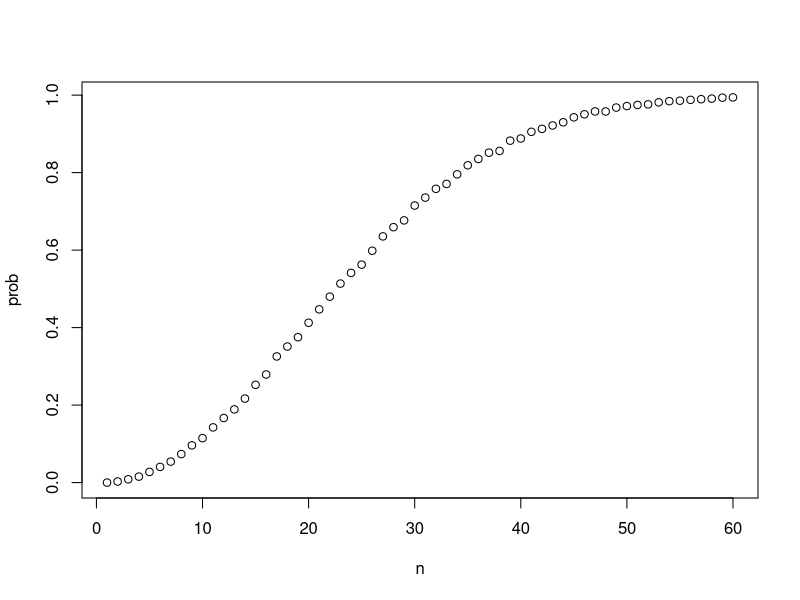
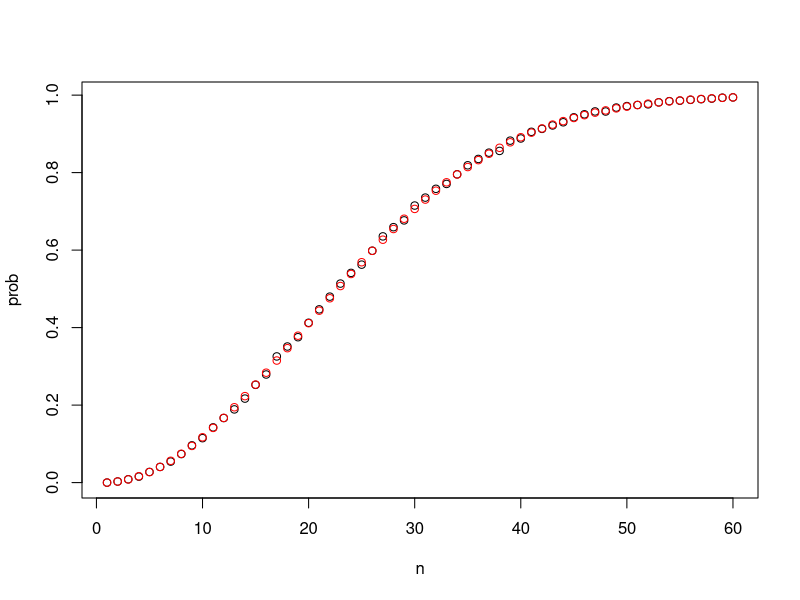
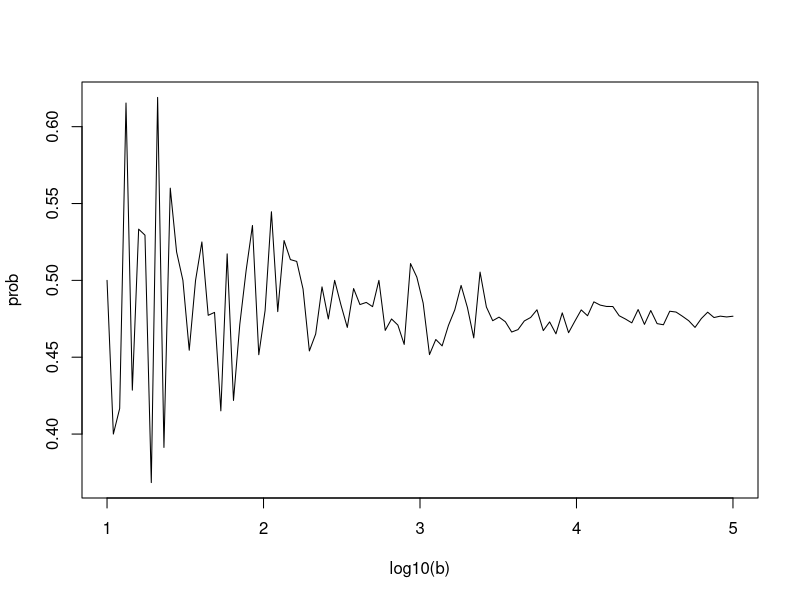
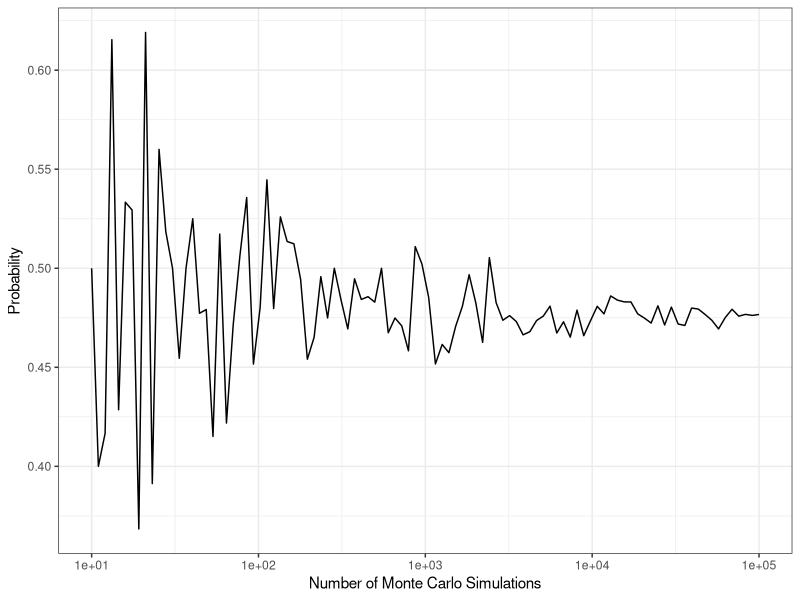

These figures' R source, in order:
library(tidyverse)
library(gtools)

# Monte Carlo Simulations ====

# Urn that contains two red bead and three blue ones
beads <- rep(c("red", "blue"), c(2, 3))
beads
# Probability to pick one red bead is 2/5 or 40%

# Experiment: to pick a bead, one random outcome
sample(beads, size = 1) 

# Repeat the experiment a large enough number of times, equivalent to doing it over and over
# Stochastic process

# replicate() function permits to repeat the same task any number of times we want

events <- replicate(10000, sample(beads, size = 1))
prop.table(table(events)) # good approximation

events2 <- sample(x = beads, 
                  size = 10^7, 
                  replace = T)

prop.table(table(events2))
?set.seed

# Using the mean() function to calculate proportions
mean(beads == "blue") # mean() operates over logical elements

# Combinations and permutations ====

expand.grid() # Give us all combinations of two lists, similarly to tree diagram

suits <- c("Diamonds", "Clubs", "Hearts", "Spade")
values <- c("Ace", "Deuce", "Three", "Four", "Five", "Six", "Seven", "Eigth", "Nine", "Ten", "Jack", "Queen", "King")
deck <- expand.grid(value = values, suit = suits)
deck <- paste(deck$value, deck$suit)

# Probability of a king
kings <- paste("King", suits)
mean(deck %in% kings)

library(gtools)

# Permutations: order matters, a-b != b-a
permutations(5, 2)

all_phone_numbers <- permutations(10, 7, 0:9)
n <- nrow(all_phone_numbers)
index <- sample(n, 5)
all_phone_numbers[index, ]

# Possible hands in a deck game
hands <- permutations(n = 52, r = 2, v = deck)
first_card <- hands[ , 1] 
second_card <- hands[ , 2]
sum(first_card %in% kings)
sum(first_card %in% kings & second_card %in% kings) / sum(first_card %in% kings)

# Combinations: order not matters, a-b == b-a
combinations(3, 2)

# Black Jack
aces <- paste("Ace", suits)
facecard <- c("Jack", "Queen", "King", "Ten")
facecard <- expand.grid(value = facecard, suit = suits)
facecard <- paste(facecard$value, facecard$suit)
hands <- combinations(n = 52, r = 2, v = deck)
mean(hands[ , 1] %in% aces & hands[ , 2] %in% facecard)
mean(hands[ , 1] %in% aces & hands[ , 2] %in% facecard | 
     hands[ , 1] %in% facecard & hands[ , 2] %in% aces)

# Monte Carlo Simulation 

results <- replicate(1000, {
  hand <- sample(deck, 2)
  (hands[ , 1] %in% aces & hands[ , 2] %in% facecard) | (hands[ , 1] %in% facecard & hands[ , 2] %in% aces)
})

mean(results)


# The Birthday Problem ====

results <- replicate(10^4, {
  birthdays <- sample(x = 1:365, size = 50, replace = T)
  any(duplicated(birthdays))
})

mean(results)

compute_prob <- function(n = 50, b = 10^4) {
  same_day <- replicate(b, {
    birthdays <- sample(x = 1:365, size = n, replace = TRUE)
    any(duplicated(birthdays))
  })
  mean(same_day)
}

compute_prob()

# sapply function

x <- 1:10 # Example
sapply(x, FUN = sqrt)

n <- seq(1, 60)
prob <- sapply(n, compute_prob)

plot(n, prob)

exact_prob <- function(n) {
  prob_unique <- seq(365, 365 - n + 1)/365
  1 - prod(prob_unique) # product
}

eprob <- sapply(n, exact_prob)

plot(n, prob)
points(n, eprob, col = "red")

# How many Monte Carlo simulations are enough? ====

# Check the stability of the estimate

b <- 10^seq(1, 5, len = 100)
compute_prob <- function(b, n = 22) {
  same_day <- replicate(b, {
    birthdays <- sample(1:365, size = n, replace = TRUE)
    any(duplicated(birthdays))
  })
  mean(same_day)
}

prob <- sapply(b, compute_prob)

plot(log10(b), prob, type = "l") 

# print numeric values in fixed or exponential notation
options(scipen = 999) # Avoids scientific notation
options(scipen = 0) # Allows scientific notation

ggplot(data = NULL, 
       mapping = aes(x  = b, 
                     y = prob)) + 
  geom_line() + 
  scale_x_log10() + 
  labs(x = "Number of Monte Carlo Simulations", 
       y = "Probability") + 
  theme_bw()

x <- c(1:5)
any(x > 3)

# Monty Hall Problem ====

# Stick strategy 
stick <- replicate(10^4, {
  doors <- as.character(1:3) 
  prize <- sample(c("car", "goat", "goat")) 
  prize_door <- doors[prize == "car"]
  my_pick <- sample(doors, 1)
  show <- sample(doors[!doors %in% c(my_pick, prize_door)], 1) 
  stick <- my_pick
  stick == prize_door
})

mean(stick)

# Switch strategy
stick <- replicate(10^4, {
  doors <- as.character(1:3)
  prize <- sample(c("car", "goat", "goat"))
  prize_door <- doors[prize == "car"]
  my_pick <- sample(doors, 1)
  show <- sample(doors[!doors %in% c(my_pick, prize_door)], 1)
  stick <- my_pick
  switch <- doors[!doors %in% c(my_pick, show)]
  switch == prize_door
})

mean(stick)

# Assessment ====

# Question 1: Olympic running
nrow(permutations(n = 8, r = 3)) #1a
nrow(permutations(n = 3, r = 3)) #1b
(3/8) * (2/7) * (1/6) # 1c
# 1d
set.seed(1)
runners <- c("Jamaica", "Jamaica", "Jamaica", "USA", "Ecuador", "Netherlands", "France", "South Africa")
results <- replicate(10^4, {
  winners <- sample(x = runners, size = 3, replace = FALSE)
  all(winners == "Jamaica")
})
mean(results)

# Question 2: Restaurant Management
6 * nrow(combinations(n = 6, r = 2)) * 2 # 2a
6 * nrow(combinations(n = 6, r = 2)) * 3 # 2b
6 * nrow(combinations(n = 6, r = 3)) * 3 # 2c
# 2d
meal_comb <- function(n) {
  n * nrow(combinations(n = 6, r = 2)) * 3
}
meals <- sapply(1:12, meal_comb) 
which(meals >= 365)
# 2e
meal_comb <- function(b) { 
  6 * nrow(combinations(n = b, r = 2)) * 3
}
meals <- sapply(2:12, meal_comb)
which(meals >= 365) + 1

# Question 3-4
data("esoph")
head(esoph)
str(esoph) # 3a
all_cases <- sum(esoph$ncases) # 3b
all_controls <- sum(esoph$ncontrols) # 3c
# 4a
levels(esoph$alcgp)
esoph %>% 
  filter(alcgp == "120+") %>% 
  summarize(sum(ncontrols))
45/(67 + 45)
# 4b
esoph %>% 
  filter(alcgp == "0-39g/day") %>% 
  summarize(sum(ncontrols))
29/(29 + 415)
# 4c
esoph %>% 
  filter(!tobgp == "0-9g/day") %>% 
  summarize(sum(ncases))
122/all_cases
# 4d
esoph %>% 
  filter(!tobgp == "0-9g/day") %>% 
  summarize(sum(ncontrols))
450/all_controls  

# Question 5-6
# 5a
esoph %>% 
  filter(alcgp == "120+") %>% 
  summarise(sum(ncases))
45/all_cases
# 5b
levels(esoph$tobgp)
esoph %>% 
  filter(tobgp == "30+") %>% 
  summarize(sum(ncases))
31/all_cases
# 5c
esoph %>% 
  filter(alcgp == "120+", 
         tobgp == "30+") %>% 
  summarize(sum(ncases))
(10/45) * (45/all_cases) # Multiplication rule
# 5d
45/all_cases + 31/all_cases - ((10/45) * (45/all_cases)) # Addition rule
# 6a
esoph %>% 
  filter(alcgp == "120+") %>% 
  summarize(sum(ncontrols))
67/all_controls
# 6b
0.225/0.0687
# 6c
esoph %>% 
  filter(tobgp == "30+") %>% 
  summarize(sum(ncontrols))
82/all_controls
# 6d
esoph %>% 
  filter(alcgp == "120+", 
         tobgp == "30+") %>% 
  summarize(sum(ncontrols))
(12/82) * (82/all_controls) # Multiplication rule
# 6e
0.06871795 + 0.08410256 - 0.01230769 # Addition rule
# 6f
0.33 / 0.140 

# Git test